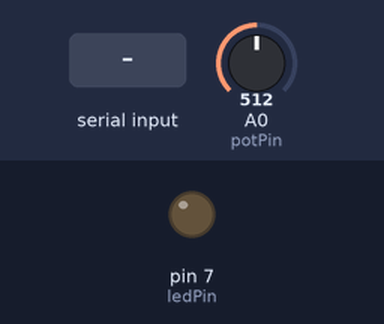
The sketch below on a simulated Arduino Uno, built with avr-gcc and run on an emulated ATmega328P. Parts: output pins drawn as LEDs (lit = HIGH). Inputs (shaded band) come from the test bench; at power-on: A0 (potPin) = 512. What the sketch prints to the serial monitor is not drawn.

Above: at 1.2 s.
1.3 s: "LED_ON\n" received over Serial
At 2.3 s:
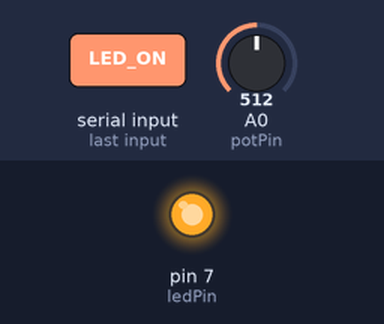
3.0 s: "LED_OFF\n" received over Serial
At 3.7 s:
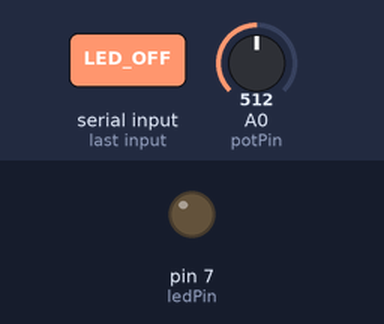
Timing chart, 0 to 6.0 s (numbered marks = the images above; inputs shaded):
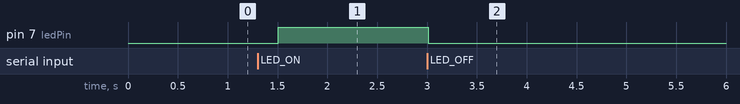

Measured:
- after the input at 1.3 s, pin 7 (ledPin): LOW → HIGH after 0.21 s
- after the input at 3.0 s, pin 7 (ledPin): HIGH → LOW at once

The sketch:

Task_1.ino
```cpp
const int potPin = A0;
const int ledPin = 7;
const float Vin = 5.0;
const float R_total = 10000;


String command = "";


void setup() {
  Serial.begin(9600);
  pinMode(ledPin, OUTPUT);
  digitalWrite(ledPin, LOW);
}
void loop() {
  int potValue = analogRead(potPin);
  float Vout = (potValue / 1023.0) * Vin;
  float R_wiper = (Vout / Vin) * R_total;


  // Send data to Python
  Serial.print(Vout);
  Serial.print("/ ADC: ");
  Serial.print(potValue);
  Serial.print("/ R: ");
  Serial.println(R_wiper);
  Serial.println(potValue);


  if (Serial.available() > 0) {
    command = Serial.readStringUntil('\n');
    command.trim();
    if (command == "LED_ON") {
      digitalWrite(ledPin, HIGH);
    }
    else if (command == "LED_OFF") {
      digitalWrite(ledPin, LOW);
    }
  }
  delay(500);
}
```
